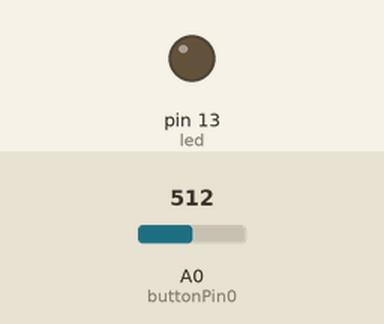
This sketch was run on a simulated Arduino Uno, built with avr-gcc and run on an emulated ATmega328P. On the bench: output pins drawn as LEDs (lit = HIGH). The test bench sets the inputs (shaded band); at power-on: A0 (buttonPin0) = 512.

Above: at 1.8 s.
1.9 s: A0 (buttonPin0) set to 0
At 2.3 s:
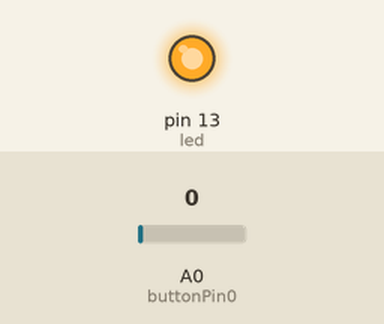
3.5 s: A0 (buttonPin0) set to 122
At 5.1 s:
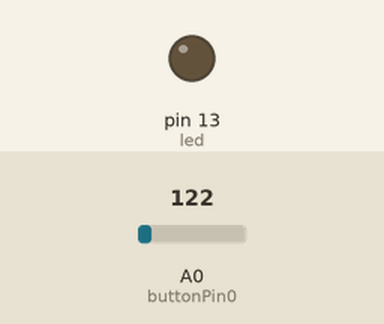
Timing chart, 0 to 6.6 s (numbered marks = the images above; inputs shaded):
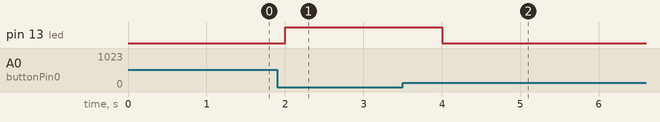

Measured:
- after the input at 1.9 s, pin 13 (led): LOW → HIGH after 0.10 s
- after the input at 3.5 s, pin 13 (led): HIGH → LOW after 0.50 s

The sketch:

_5_buttonTest.ino
```cpp
const int buttonPin0 = 0;

const int led = 13;

void setup() {
  pinMode(buttonPin0, INPUT);
  pinMode(led, OUTPUT);

  Serial.begin(9600);
}

void loop() {
if (analogRead(buttonPin0) == 0) {
  digitalWrite(led, HIGH);
}
else {
  digitalWrite(led, LOW);
}

  delay(1000);
}
```
